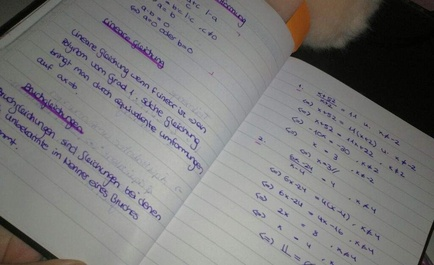
#> input picture imageprocessingOpenCV/handwriting.jpg, 434 x 265 px, shrunk from 1024 x 625 before the run
$ python main1.py
#> lines starting #> are read from the running program, lines starting #| are printed output that depends on the picture
import cv2
import numpy as np
from skimage.util import random_noise
from matplotlib import pyplot as plt


def new_image(image):
#> called with image = 'handwriting.jpg'
    img=cv2.imread(image).astype(np.float32)/255
    img=cv2.cvtColor(img, cv2.COLOR_BGR2RGB)
#> call 2 of new_image, with image = 'landscape.jpg'
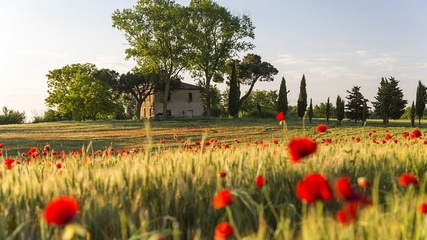
#> input picture imageprocessingOpenCV/landscape.jpg, 427 x 240 px, shrunk from 1009 x 568 before the run
#> call 3 of new_image, with image = 'people.jpg'
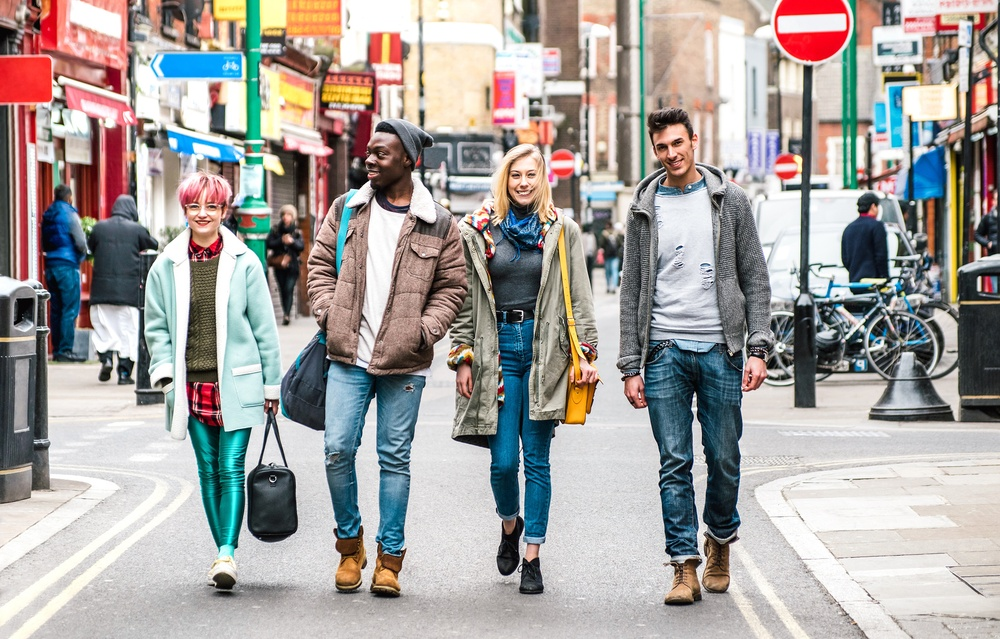
#> input picture imageprocessingOpenCV/people.jpg, 1000 x 639 px, shrunk from 2362 x 1510 before the run
#> call 4 of new_image, with image = 'rentgenogram.jpg'
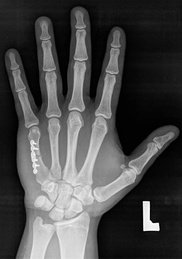
#> input picture imageprocessingOpenCV/rentgenogram.jpg, 182 x 259 px, shrunk from 431 x 612 before the run
    return img

def noise_images(image):
    gausimage=random_noise(image, mode="gaussian", mean=0.05, var=0.02)
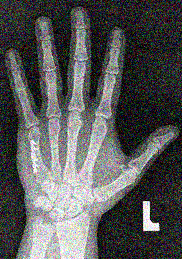
#> gausimage: shape (259, 182, 3) float64; mean R, G, B 0.343, 0.344, 0.344

    plt.imsave("images/rentgen2/" + "gauss.png", gausimage)

    plt.imsave("images/rentgen2/" + "GgaussBlur3.png", cv2.GaussianBlur( gausimage, (3,3), 3))
    plt.imsave("images/rentgen2/" + "GgaussBlur5.png", cv2.GaussianBlur( gausimage, (5,5), 3))
    plt.imsave("images/rentgen2/" + "GmedianBlur3.png", cv2.medianBlur( np.uint8(gausimage*255), 3))
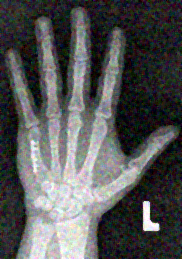
#> saved as GmedianBlur3.png: shape (259, 182, 3); mean R, G, B 84.7, 85.2, 85.3
    plt.imsave("images/rentgen2/" + "GmedianBlur5.png", cv2.medianBlur( np.uint8(gausimage*255), 5))
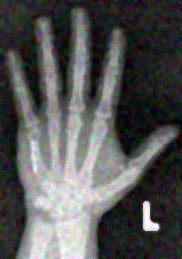
#> saved as GmedianBlur5.png: shape (259, 182, 3); mean R, G, B 84.6, 85, 85.1
    poisson = random_noise(image, mode="poisson")


    plt.imsave("images/rentgen2/" + "poisson.png", poisson)

    plt.imsave("images/rentgen2/" + "PgaussBlur3.png", cv2.GaussianBlur( poisson, (3,3), 3))
    plt.imsave("images/rentgen2/" + "PgaussBlur5.png", cv2.GaussianBlur( poisson, (5,5), 3))
    plt.imsave("images/rentgen2/" + "PmedianBlur3.png", cv2.medianBlur( np.uint8(poisson*255), 3))
    plt.imsave("images/rentgen2/" + "PmedianBlur5.png", cv2.medianBlur( np.uint8(poisson*255), 5))
    salt_pepper = random_noise(image, mode="s&p", amount=0.03)

    plt.imsave("images/rentgen2/" + "SgaussBlur3.png", cv2.GaussianBlur(salt_pepper, (3, 3), 3))
    plt.imsave("images/rentgen2/" + "SgaussBlur5.png", cv2.GaussianBlur(salt_pepper, (5, 5), 3))
    plt.imsave("images/rentgen2/" + "SmedianBlur3.png", cv2.medianBlur(np.uint8(salt_pepper*255), 3))
    plt.imsave("images/rentgen2/" + "SmedianBlur5.png", cv2.medianBlur(np.uint8(salt_pepper*255), 5))
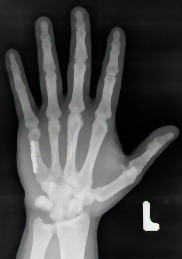
#> saved as SmedianBlur5.png: shape (259, 182, 3); mean R, G, B 72.4, 72.4, 72.4
    plt.imsave("images/rentgen2/" + "salt_pepper.png", salt_pepper)


handwriting=new_image("handwriting.jpg")
landscape=new_image("landscape.jpg")
people=new_image("people.jpg")
rentgenogram=new_image("rentgenogram.jpg")


noise_images(rentgenogram)
